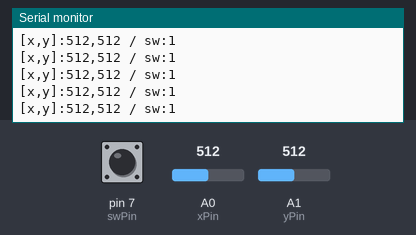
A sketch run on a simulated Arduino Uno, built with avr-gcc and run on an emulated ATmega328P. Parts: the last lines printed to the serial monitor. Inputs (shaded band) come from the test bench; at power-on: A0 (xPin) = 512, A1 (yPin) = 512, pin 7 (swPin) HIGH.

Above: at 1.2 s.
1.3 s: A0 (xPin) set to 109
At 1.9 s:
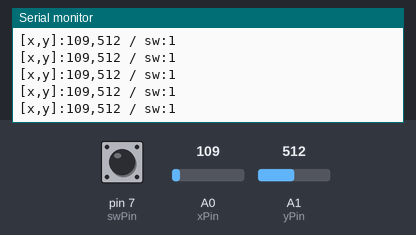
2.8 s: A0 (xPin) set to 94
At 3.9 s:
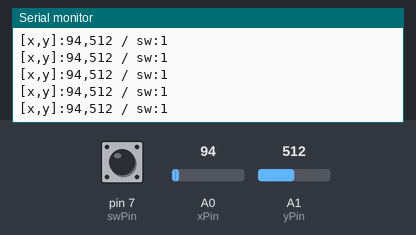
8.8 s: A1 (yPin) set to 1008
At 9.5 s:
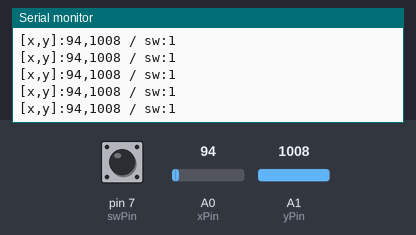
10.3 s: A1 (yPin) set to 983
At 11.2 s:
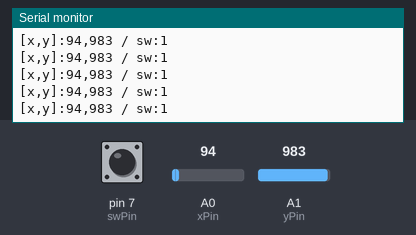
Timing chart, 0 to 13.3 s (numbered marks = the images above; inputs shaded):
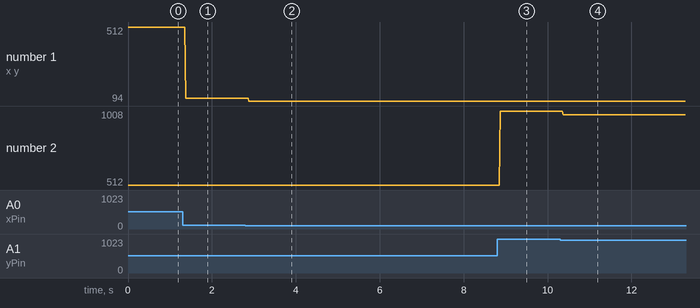

The sketch:

032_joystick.ino
```cpp
/**
 * Joystick
 * https://www.youtube.com/watch?v=B6YEQj4d5WU&list=PLGs0VKk2DiYw-L-RibttcvK-WBZm8WLEP&index=32
 *
 * Left = 0, Center = 499-500, Right = 1023
 * Up = 0, Middle = 499-500, Down = 1023
 * Press Down = 0, Press Up = 1
 */

 // pin setup
 int xPin = A0;
 int yPin = A1;
 int swPin = 7;

 int xV;
 int yV;
 int swV;

 int delayMs = 100;

void setup() {
  // put your setup code here, to run once:
  Serial.begin(9600);
  pinMode(xPin, INPUT);
  pinMode(yPin, INPUT);
  pinMode(swPin, INPUT);

  digitalWrite(swPin, HIGH);
  // trick to read from sPin without needing additional pull-up resistor
}

void loop() {
  // put your main code here, to run repeatedly:
  xV = analogRead(xPin);
  yV = analogRead(yPin);
  swV = digitalRead(swPin);

  Serial.print("[x,y]:");
  Serial.print(xV);
  Serial.print(",");
  Serial.print(yV);
  Serial.print(" / sw:");
  Serial.println(swV);

//  delay(delayMs);
}
```

Measured:
- after the input at 1.3 s, the serial monitor: prints a new line after 0.07 s (image 1)
- after the input at 2.8 s, the serial monitor: prints a new line after 0.08 s (image 2)
- after the input at 8.8 s, the serial monitor: prints a new line after 0.07 s (image 3)
- after the input at 10.3 s, the serial monitor: prints a new line after 0.08 s (image 4)
- plotted number 1: 512 → 109 after the input at 1.3 s, 109 → 94 after the input at 2.8 s
- plotted number 2: 512 → 1008 after the input at 8.8 s, 1008 → 983 after the input at 10.3 s
